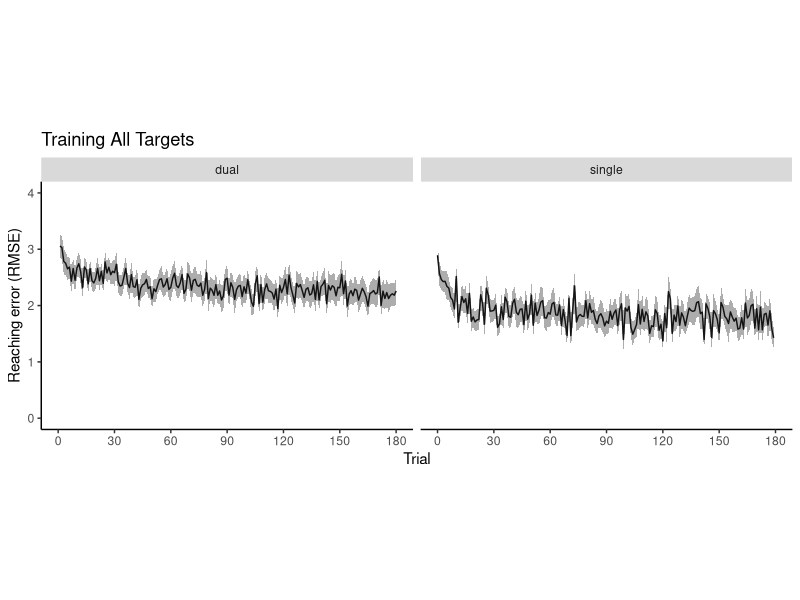
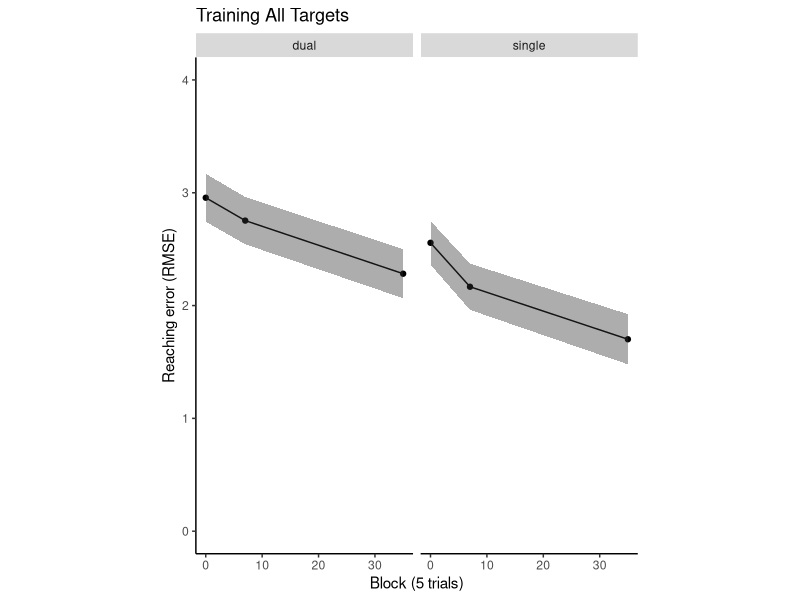
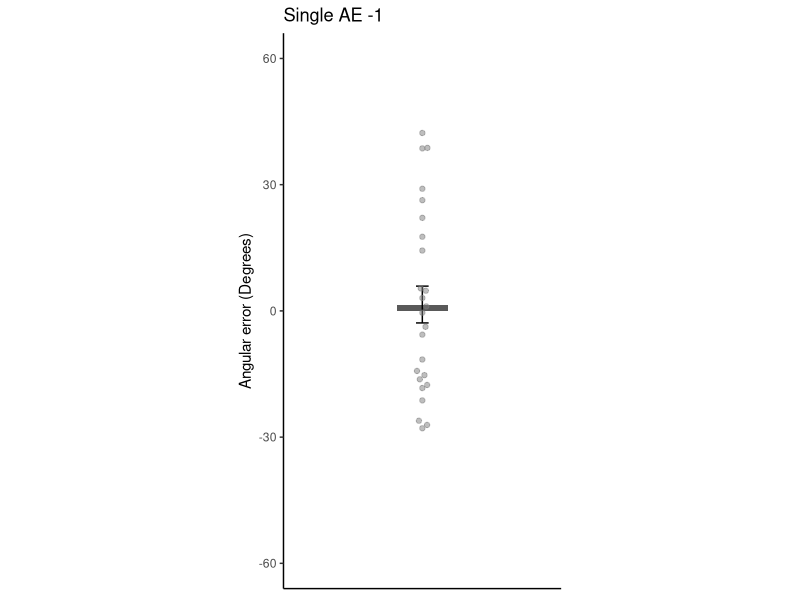
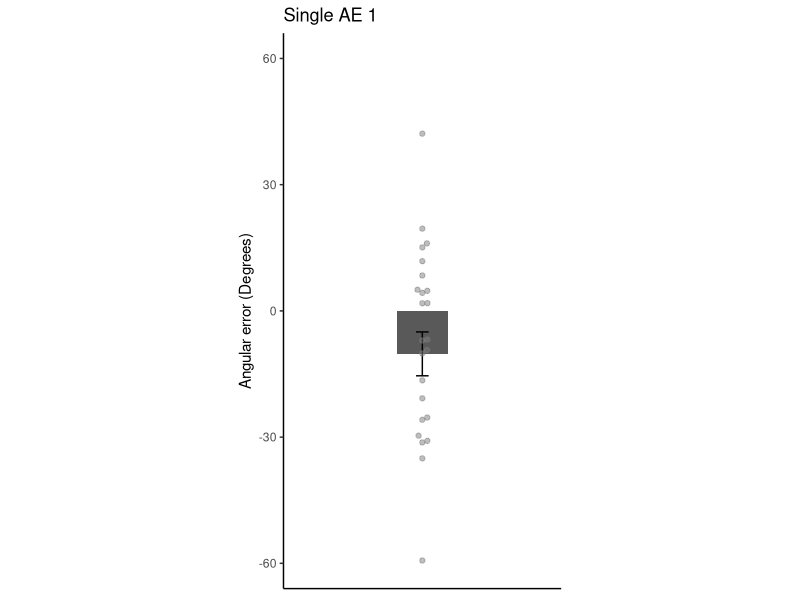
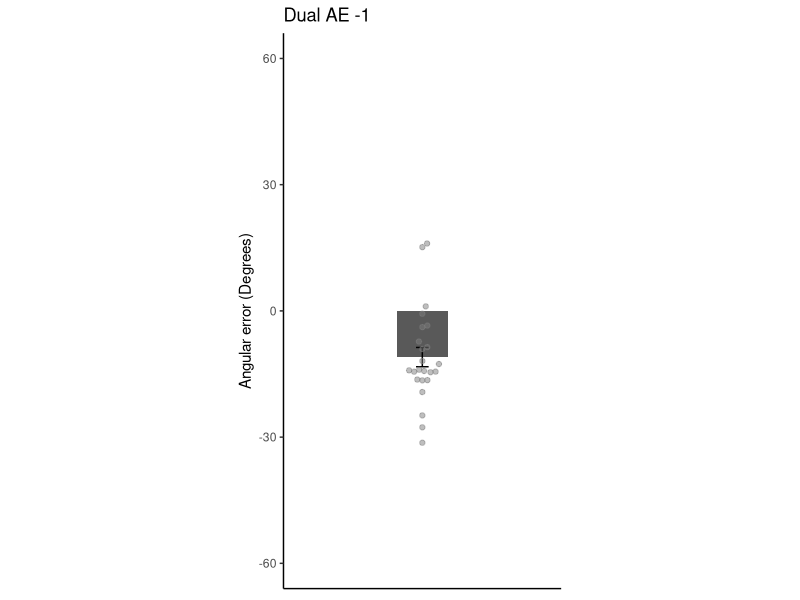
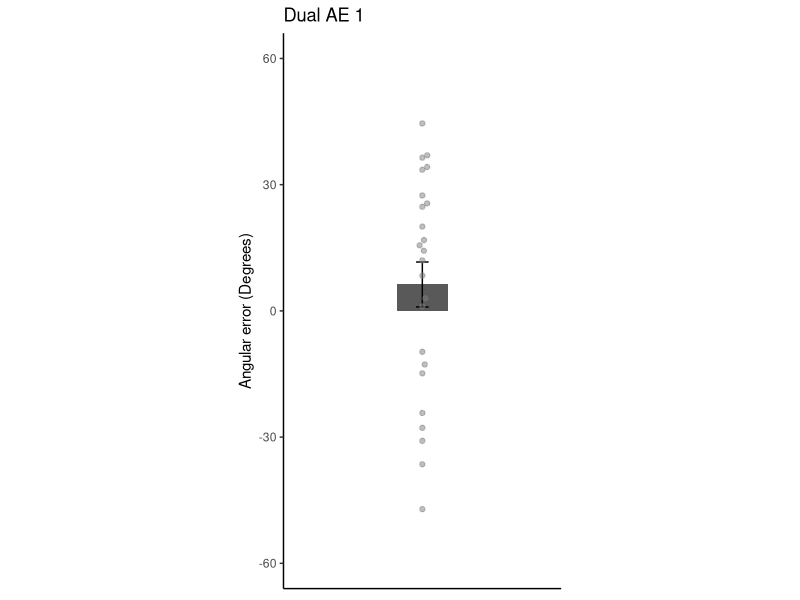

Source code (R) for these figures, in order:
# ANALYZE ALL TARGETS (OBSTRUCTED + UNOBSTRUCTED SETS)
library(ggplot2)
library(dplyr)
library(tidyr)
library(ggbeeswarm)

obssingle <- read.csv('data/DualObs_Data0305_SINGLESONLY.csv', header = TRUE)
obssingle <- tbl_df(obssingle)
obsdual <- read.csv('data/DualObs_Data0305_DUALONLY.csv', header = TRUE)
obsdual <- tbl_df(obsdual)

# per trial plots - collapsed
taskmeans_s <- obssingle %>%
  filter(condition %in% c('train_CCW', 'train_CW')) %>%
  group_by(subject) %>%
  group_by(trial) %>% 
  summarise(Mean_RMSExy = mean(RMSExy, na.rm = TRUE),
            SD_RMSExy = sd(RMSExy, na.rm = TRUE), 
            SEM_RMSExy = SD_RMSExy/sqrt(length(unique(subject)))) %>%
  mutate(group = 'single')

taskmeans_d <- obsdual %>%
  filter(condition == 'train_dual') %>%
  group_by(rotationval, subject) %>%
  mutate(trial = 1:n()) %>% # collapsed across rotations in the dual group
  ungroup() %>%
  group_by(trial) %>% 
  summarise(Mean_RMSExy = mean(RMSExy, na.rm = TRUE),
            SD_RMSExy = sd(RMSExy, na.rm = TRUE), 
            SEM_RMSExy = SD_RMSExy/sqrt(length(unique(subject)))) %>%
  mutate(group = 'dual')

taskmeans <- rbind(taskmeans_s,taskmeans_d)

ggplot(data = taskmeans, aes(x = trial, y = Mean_RMSExy)) +
  geom_line() + 
  geom_ribbon(aes(ymin = Mean_RMSExy - SEM_RMSExy, ymax = Mean_RMSExy + SEM_RMSExy),
              alpha = 0.4) +
  theme(panel.grid.major = element_blank(),
        panel.grid.minor = element_blank(),
        panel.background = element_blank(),
        axis.line = element_line(colour = "black")) +
  ylim(0, 4) +
  ylab("Reaching error (RMSE)") +
  scale_x_continuous(name="Trial", limits=c(0, 180), breaks = seq(0,180,30)) +
  ggtitle('Training All Targets') +
  facet_grid(cols = vars(group)) +
  coord_fixed(ratio=30)

# per block plots - collapsed
blockdf_s <- obssingle %>%
  filter(condition %in% c('train_CCW', 'train_CW')) %>%
  filter(block5 %in% c(0, 1, 35)) %>%
  group_by(subject, block5) %>%
  mutate(Mean_RMSExy = mean(RMSExy, na.rm = TRUE)) %>%
  ungroup()%>%
  group_by(block5) %>%
  summarise(GroupMean_RMSExy = mean(RMSExy, na.rm = TRUE),
            SD_RMSExy = sd(RMSExy, na.rm = TRUE), 
            SEM_RMSExy = SD_RMSExy/sqrt(length(unique(subject))),
            group = 'single')

blockdf_d <- obsdual %>%
  filter(condition == 'train_dual') %>%
  filter(block5 %in% c(0, 1, 71)) %>%
  group_by(subject, block5) %>%
  mutate(Mean_RMSExy = mean(RMSExy, na.rm = TRUE)) %>%
  ungroup()%>%
  group_by(block5) %>%
  summarise(GroupMean_RMSExy = mean(RMSExy, na.rm = TRUE),
            SD_RMSExy = sd(RMSExy, na.rm = TRUE), 
            SEM_RMSExy = SD_RMSExy/sqrt(length(unique(subject))),
            group = 'dual')

blockdf_d$block5[which(blockdf_d$block5 == 71)] <- 35 #match block numbers

blockdf <- rbind(blockdf_s, blockdf_d)
blockdf$block5[which(blockdf$block5 == 1)] <- 7
ggplot(data = blockdf, aes(x = block5, y = GroupMean_RMSExy)) +
  geom_line() + 
  geom_point() +
  geom_ribbon(aes(ymin = GroupMean_RMSExy - SEM_RMSExy, ymax = GroupMean_RMSExy + SEM_RMSExy),
              alpha = 0.4) +
  theme(panel.grid.major = element_blank(),
        panel.grid.minor = element_blank(),
        panel.background = element_blank(),
        axis.line = element_line(colour = "black")) +
  ylim(0, 4) +
  ylab("Reaching error (RMSE)") +
  scale_x_continuous(name="Block (5 trials)", limits=c(0, 35)) +
  ggtitle('Training All Targets') +
  facet_grid(cols = vars(group)) +
  coord_fixed(ratio=20)

obssingle.summary <- obssingle %>% 
  filter(condition %in% c('train_CCW', 'train_CW')) %>%
  filter(block5 %in% c(0, 1, 35)) %>%
  group_by(subject, block5) %>%
  summarise(Mean_RMSExy = mean(RMSExy, na.rm = TRUE),
            group = 'single') 

obsdual.summary <- obsdual %>%
  filter(condition == 'train_dual') %>%
  filter(block5 %in% c(0, 1, 71)) %>%
  group_by(subject, block5) %>%
  summarise(Mean_RMSExy = mean(RMSExy, na.rm = TRUE), 
            group = 'dual')
  
obsdual.summary$block5[which(obsdual.summary$block5 == 71)] <- 35 #match block numbers

obs.summary <- rbind(obssingle.summary, obsdual.summary)

# 2 (group) x 3 (block) MIXED ANOVA
obs_aov <- aov(Mean_RMSExy ~ block5 + group + block5*group + Error(subject/block5), data = obs.summary)
summary(obs_aov)

# roughly assess learning rate by comparing block 2
t.test(obs.summary$Mean_RMSExy[which(obs.summary$block5==1 & obs.summary$group=="single")],
       obs.summary$Mean_RMSExy[which(obs.summary$block5==1 & obs.summary$group=="dual")], 
       paired = FALSE)

# plot reach AE singles
NC_df <- obssingle %>%
  filter(condition %in% c("nocur_1", "nocur_2")) %>%
  drop_na(subject)

for (rot in c(-1,1)){
  
  #last block of baseline no-cursors
  nocur1 <- NC_df %>%
    filter(rotationval == rot) %>%
    filter(condition == "nocur_1") %>%
    group_by(subject) %>%
    filter(trial %in% c(max(trial)-7, max(trial)-6, max(trial)-5, max(trial)-4, max(trial)-3, max(trial)-2, max(trial)-1, max(trial))) %>%
    summarise(pv = mean(angmaxvel, na.rm = TRUE)) %>%
    mutate(task = 'nocur1', block = 1)
  
  #first trial of no-cursor after training
  nocur2 <- NC_df %>%
    filter(rotationval == rot) %>%
    filter(condition == "nocur_2") %>%
    group_by(subject) %>%
    filter(trial %in% min(trial)) %>% 
    summarise(pv = mean(angmaxvel, na.rm = TRUE)) %>%
    mutate(task = 'nocur2', block = 2)
  
  nocurdf <- rbind(nocur1, nocur2)
  nocurdf$task <- factor(nocurdf$task)
  nocurdf$subject <- factor(nocurdf$subject)
  
  if (rot == 1){
    
    print(rot)
    
    nocur1$AE <- nocur2$pv - nocur1$pv # for t stats
    t.test(nocur1$AE, mu = 0, alternative = "greater")
    
  } else {
    
    nocur1$AE <- nocur2$pv - nocur1$pv # for t stats
    t.test(nocur1$AE, mu = 0, alternative = "less")
  }
  
  # plot AE for each rotation
  plot_title <- sprintf('Single AE %s', rot)
  
  AE.summary <- nocur1 %>% 
    summarise(Mean_pv = mean(AE, na.rm = TRUE), 
              SD_pv = sd(AE, na.rm = TRUE), 
              SEM_pv = SD_pv/sqrt(length(unique(subject)))) %>%
    mutate(block = 1)
  
  AE_bars <- ggplot(data = AE.summary,
                    aes(x = block, y = Mean_pv)) +
    geom_bar(stat = "identity", position = "dodge", width = 0.2) +
    geom_errorbar(data = AE.summary, mapping = aes(x = block, y = Mean_pv, 
                                                   ymin = Mean_pv - SEM_pv, ymax = Mean_pv + SEM_pv),
                  width = 0.05, size = 0.5, color = "black",
                  position = position_dodge(width = 0.9)) +
    geom_beeswarm(data = nocur1, aes(x = block, y = AE),
                  alpha = 0.5,
                  cex = 2,
                  stroke = 0.5,
                  color = 'gray50') +
    theme(panel.grid.major = element_blank(),
          panel.grid.minor = element_blank(),
          panel.background = element_blank(), 
          axis.line = element_line(colour = "black"),
          legend.title = element_blank(),
          legend.position = "none") +
    coord_fixed(ratio = 1/60) +
    xlim(0.5, 1.5) +
    ylim(-60, 60) +
    ylab("Angular error (Degrees)") +
    ggtitle(plot_title) +
    theme(axis.title.x=element_blank(),
          axis.text.x=element_blank(),
          axis.ticks.x=element_blank())
  
  print(AE_bars)
  
}

# plot reach AE duals
NC_df <- obsdual %>%
  filter(condition %in% c("nocur_1", "nocur_2")) %>%
  drop_na(subject)

for (rot in c(-1,1)){
  
  #last block of baseline no-cursors
  nocur1 <- NC_df %>%
    filter(rotationval == rot) %>%
    filter(condition == "nocur_1") %>%
    group_by(subject) %>%
    filter(trial %in% c(max(trial)-7, max(trial)-6, max(trial)-5, max(trial)-4, max(trial)-3, max(trial)-2, max(trial)-1, max(trial))) %>%
    summarise(pv = mean(angmaxvel, na.rm = TRUE)) %>%
    mutate(task = 'nocur1', block = 1)
  
  #first trial of no-cursor after training
  nocur2 <- NC_df %>%
    filter(rotationval == rot) %>%
    filter(condition == "nocur_2") %>%
    group_by(subject) %>%
    filter(trial %in% min(trial)) %>% 
    summarise(pv = mean(angmaxvel, na.rm = TRUE)) %>%
    mutate(task = 'nocur2', block = 2)
  
  nocurdf <- rbind(nocur1, nocur2)
  nocurdf$task <- factor(nocurdf$task)
  nocurdf$subject <- factor(nocurdf$subject)
  
  if (rot == 1){
    
    print(rot)
    
    nocur1$AE <- nocur2$pv - nocur1$pv # for t stats
    t.test(nocur1$AE, mu = 0, alternative = "greater")
    
  } else {
    
    nocur1$AE <- nocur2$pv - nocur1$pv # for t stats
    t.test(nocur1$AE, mu = 0, alternative = "less")
  }
  
  # plot AE for each rotation
  plot_title <- sprintf('Dual AE %s', rot)
  
  AE.summary <- nocur1 %>% 
    summarise(Mean_pv = mean(AE, na.rm = TRUE), 
              SD_pv = sd(AE, na.rm = TRUE), 
              SEM_pv = SD_pv/sqrt(length(unique(subject)))) %>%
    mutate(block = 1)
  
  AE_bars <- ggplot(data = AE.summary,
                    aes(x = block, y = Mean_pv)) +
    geom_bar(stat = "identity", position = "dodge", width = 0.2) +
    geom_errorbar(data = AE.summary, mapping = aes(x = block, y = Mean_pv, 
                                                   ymin = Mean_pv - SEM_pv, ymax = Mean_pv + SEM_pv),
                  width = 0.05, size = 0.5, color = "black",
                  position = position_dodge(width = 0.9)) +
    geom_beeswarm(data = nocur1, aes(x = block, y = AE),
                  alpha = 0.5,
                  cex = 2,
                  stroke = 0.5,
                  color = 'gray50') +
    theme(panel.grid.major = element_blank(),
          panel.grid.minor = element_blank(),
          panel.background = element_blank(), 
          axis.line = element_line(colour = "black"),
          legend.title = element_blank(),
          legend.position = "none") +
    coord_fixed(ratio = 1/60) +
    xlim(0.5, 1.5) +
    ylim(-60, 60) +
    ylab("Angular error (Degrees)") +
    ggtitle(plot_title) +
    theme(axis.title.x=element_blank(),
          axis.text.x=element_blank(),
          axis.ticks.x=element_blank())
  
  print(AE_bars)
  
}


